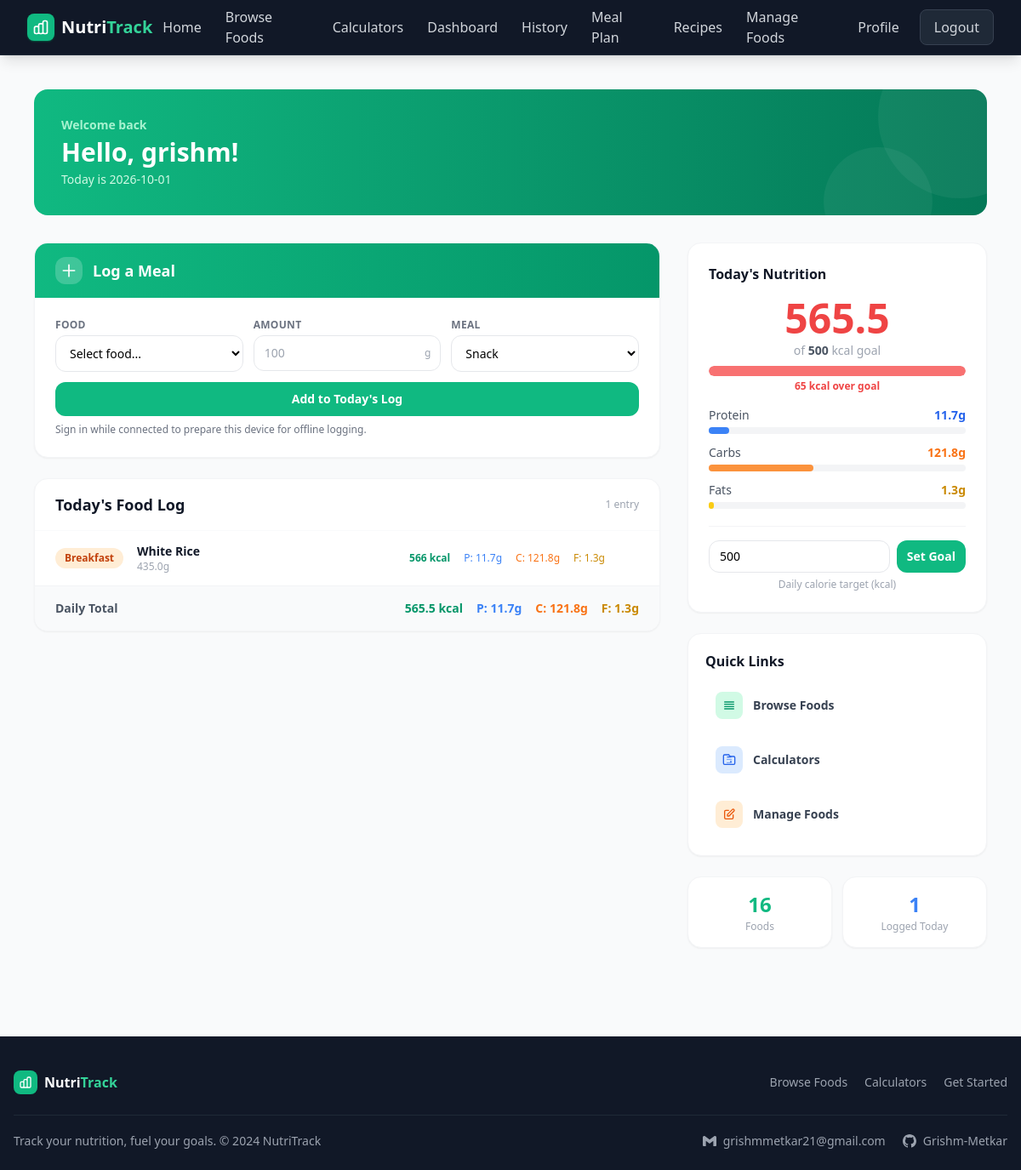
The app's page /dashboard (signed in) with its own data.
### tables this page shows
CREATE TABLE users (
                id INTEGER PRIMARY KEY AUTOINCREMENT,
                username TEXT UNIQUE NOT NULL,
                email TEXT UNIQUE NOT NULL,
                password TEXT NOT NULL
            , calorie_goal INTEGER DEFAULT 2000, reminder_enabled INTEGER NOT NULL DEFAULT 0, reminder_time TEXT NOT NULL DEFAULT '20:00');

CREATE TABLE food_logs (
                id INTEGER PRIMARY KEY AUTOINCREMENT,
                user_id INTEGER NOT NULL,
                food_id INTEGER NOT NULL,
                grams REAL NOT NULL,
                meal_type TEXT NOT NULL DEFAULT 'Snack',
                date TEXT NOT NULL,
                logged_at DATETIME DEFAULT CURRENT_TIMESTAMP, client_id TEXT,
                FOREIGN KEY (user_id) REFERENCES users(id),
                FOREIGN KEY (food_id) REFERENCES foods(id)
            );

CREATE TABLE foods (
                id INTEGER PRIMARY KEY AUTOINCREMENT,
                name TEXT NOT NULL,
                calories REAL NOT NULL,
                protein REAL NOT NULL,
                carbs REAL NOT NULL,
                fats REAL NOT NULL,
                category TEXT NOT NULL,
                description TEXT
            , external_code TEXT, source TEXT NOT NULL DEFAULT 'local');

### app.py (the view)
@app.route("/dashboard")
@login_required
def dashboard():
    db = get_db()
    today = date.today().isoformat()
    total_foods = db.execute("SELECT COUNT(*) FROM foods").fetchone()[0]
    categories = db.execute("SELECT COUNT(DISTINCT category) FROM foods").fetchone()[0]
    all_foods = db.execute("SELECT * FROM foods ORDER BY name").fetchall()
    user = db.execute("SELECT calorie_goal FROM users WHERE id=?", [session["user_id"]]).fetchone()
    calorie_goal = user["calorie_goal"] if user and user["calorie_goal"] else 2000
    logs = db.execute("""
        SELECT fl.id, fl.grams, fl.meal_type, fl.logged_at,
               f.name, f.calories, f.protein, f.carbs, f.fats
        FROM food_logs fl
        JOIN foods f ON fl.food_id = f.id
        WHERE fl.user_id = ? AND fl.date = ?
        ORDER BY fl.logged_at ASC
    """, [session["user_id"], today]).fetchall()
    totals = {"calories": 0, "protein": 0, "carbs": 0, "fats": 0}
    for log in logs:
        factor = log["grams"] / 100
        totals["calories"] += log["calories"] * factor
        totals["protein"] += log["protein"] * factor
        totals["carbs"] += log["carbs"] * factor
        totals["fats"] += log["fats"] * factor
    totals = {k: round(v, 1) for k, v in totals.items()}
    return render_template("dashboard.html",
        total_foods=total_foods,
        categories=categories,
        all_foods=all_foods,
        logs=logs,
        totals=totals,
        today=today,
        calorie_goal=calorie_goal
    )

### app.py (called while the page is built)
def get_db():
    db = getattr(g, "_database", None)
    if db is None:
        db = g._database = sqlite3.connect(DATABASE)
        db.row_factory = sqlite3.Row
    return db

@app.teardown_appcontext
def close_connection(exception):
    db = getattr(g, "_database", None)
    if db is not None:
        db.close()

def login_required(f):
    from functools import wraps
    @wraps(f)
    def decorated(*args, **kwargs):
        if "user_id" not in session:
            flash("Please log in to access this page.", "warning")
            return redirect(url_for("login"))
        return f(*args, **kwargs)
    return decorated

### templates/dashboard.html (shortened to what this page needs)
{% extends "base.html" %}
{% block content %}
<div class="max-w-6xl mx-auto px-4 py-10">
  <div class="bg-gradient-to-r from-emerald-500 to-emerald-700 rounded-2xl p-8 text-white mb-8 relative overflow-hidden">
    <div class="absolute right-0 top-0 w-48 h-48 bg-white/5 rounded-full -translate-y-16 translate-x-16"></div>
    <div class="absolute right-16 bottom-0 w-32 h-32 bg-white/5 rounded-full translate-y-12"></div>
    <div class="relative">
      <p class="text-emerald-200 text-sm font-semibold mb-1">Welcome back</p>
      <h1 class="text-3xl font-extrabold mb-1">Hello, {{ session.username }}!</h1>
      <p class="text-emerald-100 text-sm">Today is {{ today }}</p>
    </div>
  </div>
  <div class="grid lg:grid-cols-3 gap-8">
    <div class="lg:col-span-2 space-y-6">
      <div class="bg-white rounded-2xl shadow-sm border border-gray-100 overflow-hidden">
        <div class="bg-gradient-to-r from-emerald-500 to-emerald-600 px-6 py-4 flex items-center gap-3">
          <div class="w-8 h-8 bg-white/20 rounded-xl flex items-center justify-center">
            <svg class="w-5 h-5 text-white" fill="none" stroke="currentColor" viewBox="0 0 24 24">
              <path stroke-linecap="round" stroke-linejoin="round" stroke-width="2" d="M12 4v16m8-8H4"/>
            </svg>
          </div>
          <h2 class="text-white font-bold text-lg">Log a Meal</h2>
        </div>
        <form method="POST" action="/log-food" class="p-6">
          <div class="grid sm:grid-cols-3 gap-3 mb-3">
            <div class="sm:col-span-1">
              <label class="block text-xs font-semibold text-gray-500 mb-1 uppercase tracking-wide">Food</label>
              <select name="food_id" data-offline-foods required
                class="w-full border border-gray-200 rounded-xl px-3 py-2.5 text-sm focus:outline-none focus:ring-2 focus:ring-emerald-400 bg-white">
                <option value="">Select food...</option>
              </select>
            </div>
            <div>
              <label class="block text-xs font-semibold text-gray-500 mb-1 uppercase tracking-wide">Amount</label>
              <div class="relative">
                <input type="number" name="grams" min="1" max="2000" step="1" placeholder="100" required
                  class="w-full border border-gray-200 rounded-xl px-3 py-2.5 pr-8 text-sm focus:outline-none focus:ring-2 focus:ring-emerald-400"/>
                <span class="absolute right-3 top-1/2 -translate-y-1/2 text-gray-400 text-xs font-medium">g</span>
              </div>
            </div>
            <div>
              <label class="block text-xs font-semibold text-gray-500 mb-1 uppercase tracking-wide">Meal</label>
              <select name="meal_type"
                class="w-full border border-gray-200 rounded-xl px-3 py-2.5 text-sm focus:outline-none focus:ring-2 focus:ring-emerald-400 bg-white">
                <option value="Snack" selected>Snack</option>
              </select>
            </div>
          </div>
          <button type="submit" class="w-full bg-emerald-500 hover:bg-emerald-600 text-white font-bold py-2.5 rounded-xl transition-colors text-sm">
            Add to Today's Log
          </button>
          <p id="offline-log-status" class="text-xs text-gray-500 mt-2" aria-live="polite"></p>
        </form>
      </div>
      <div class="bg-white rounded-2xl shadow-sm border border-gray-100 overflow-hidden">
        <div class="px-6 py-4 border-b border-gray-50 flex justify-between items-center">
          <h2 class="font-bold text-gray-900 text-lg">Today's Food Log</h2>
          <span class="text-xs text-gray-400 font-medium">{{ logs|length }} entr{% if logs|length == 1 %}y{% else %}ies{% endif %}</span>
        </div>
        {% if logs %}
          {% set meal_order = ['Breakfast', 'Lunch', 'Dinner', 'Snack'] %}
          {% set meal_colors = {'Breakfast': 'bg-orange-100 text-orange-700', 'Lunch': 'bg-blue-100 text-blue-700', 'Dinner': 'bg-purple-100 text-purple-700', 'Snack': 'bg-gray-100 text-gray-600'} %}
          <div class="divide-y divide-gray-50">
            {% for log in logs %}
            <div class="flex items-center gap-4 px-6 py-3.5 hover:bg-gray-50 transition-colors group">
              <span class="text-xs font-semibold px-2.5 py-1 rounded-full w-20 text-center flex-shrink-0
                {% if log['meal_type'] == 'Breakfast' %}bg-orange-100 text-orange-700
                {% elif log['meal_type'] == 'Lunch' %}bg-blue-100 text-blue-700
                {% elif log['meal_type'] == 'Dinner' %}bg-purple-100 text-purple-700
                {% else %}bg-gray-100 text-gray-600{% endif %}">
                {{ log['meal_type'] }}
              </span>
              <div class="flex-1 min-w-0">
                <div class="font-semibold text-gray-900 text-sm">{{ log['name'] }}</div>
                <div class="text-xs text-gray-400">{{ log['grams'] }}g</div>
              </div>
              <div class="flex items-center gap-4 text-xs font-medium flex-shrink-0">
                <span class="text-emerald-600 font-bold">{{ (log['calories'] * log['grams'] / 100)|round(0)|int }} kcal</span>
                <span class="text-blue-500 hidden sm:inline">P: {{ (log['protein'] * log['grams'] / 100)|round(1) }}g</span>
                <span class="text-orange-500 hidden sm:inline">C: {{ (log['carbs'] * log['grams'] / 100)|round(1) }}g</span>
                <span class="text-yellow-600 hidden sm:inline">F: {{ (log['fats'] * log['grams'] / 100)|round(1) }}g</span>
              </div>
              <form method="POST" action="/log-food/delete/{{ log['id'] }}" class="flex-shrink-0">
              </form>
            </div>
            {% endfor %}
          </div>
          <div class="px-6 py-4 bg-gray-50 border-t border-gray-100">
            <div class="flex justify-between items-center">
              <span class="text-sm font-bold text-gray-600">Daily Total</span>
              <div class="flex gap-4 text-sm font-bold">
                <span class="text-emerald-600">{{ totals.calories }} kcal</span>
                <span class="text-blue-500">P: {{ totals.protein }}g</span>
                <span class="text-orange-500">C: {{ totals.carbs }}g</span>
                <span class="text-yellow-600">F: {{ totals.fats }}g</span>
              </div>
            </div>
          </div>
        {% endif %}
      </div>
    </div>
    <div class="space-y-6">
      <div class="bg-white rounded-2xl shadow-sm border border-gray-100 p-6">
        <h3 class="font-bold text-gray-900 mb-4">Today's Nutrition</h3>
        {% set goal_pct = [totals.calories / calorie_goal * 100, 100]|min|int %}
        {% set remaining = calorie_goal - totals.calories %}
        <div class="text-center mb-2">
          <div class="text-5xl font-extrabold {% if totals.calories > calorie_goal %}text-red-500{% else %}text-emerald-500{% endif %}">
            {{ totals.calories }}
          </div>
          <div class="text-gray-400 text-sm mt-1">of <strong class="text-gray-600">{{ calorie_goal }}</strong> kcal goal</div>
        </div>
        <div class="mb-1">
          <div class="h-3 bg-gray-100 rounded-full overflow-hidden">
            <div class="h-3 rounded-full transition-all {% if totals.calories > calorie_goal %}bg-red-400{% elif goal_pct > 80 %}bg-yellow-400{% else %}bg-emerald-500{% endif %}"
              style="width: {{ goal_pct }}%"></div>
          </div>
        </div>
        <p class="text-xs text-center mb-4
          {% if remaining < 0 %}text-red-500 font-semibold{% else %}text-gray-400{% endif %}">
          {% if remaining >= 0 %}{{ remaining|int }} kcal remaining{% else %}{{ (remaining * -1)|int }} kcal over goal{% endif %}
        </p>
        <div class="space-y-3">
          <div>
            <div class="flex justify-between text-sm mb-1">
              <span class="text-gray-600 font-medium">Protein</span>
              <span class="font-bold text-blue-600">{{ totals.protein }}g</span>
            </div>
            <div class="h-2 bg-gray-100 rounded-full">
              <div class="h-2 bg-blue-500 rounded-full transition-all" style="width: {{ [totals.protein / 1.5, 100]|min }}%"></div>
            </div>
          </div>
          <div>
            <div class="flex justify-between text-sm mb-1">
              <span class="text-gray-600 font-medium">Carbs</span>
              <span class="font-bold text-orange-500">{{ totals.carbs }}g</span>
            </div>
            <div class="h-2 bg-gray-100 rounded-full">
              <div class="h-2 bg-orange-400 rounded-full transition-all" style="width: {{ [totals.carbs / 3, 100]|min }}%"></div>
            </div>
          </div>
          <div>
            <div class="flex justify-between text-sm mb-1">
              <span class="text-gray-600 font-medium">Fats</span>
              <span class="font-bold text-yellow-600">{{ totals.fats }}g</span>
            </div>
            <div class="h-2 bg-gray-100 rounded-full">
              <div class="h-2 bg-yellow-400 rounded-full transition-all" style="width: {{ [totals.fats / 0.7, 100]|min }}%"></div>
            </div>
          </div>
        </div>
        <form method="POST" action="/set-goal" class="mt-5 pt-4 border-t border-gray-100 flex gap-2">
          <input type="number" name="calorie_goal" value="{{ calorie_goal }}" min="500" max="10000" step="50"
            class="flex-1 border border-gray-200 rounded-xl px-3 py-2 text-sm focus:outline-none focus:ring-2 focus:ring-emerald-400"/>
          <button type="submit" class="bg-emerald-500 hover:bg-emerald-600 text-white font-semibold px-3 py-2 rounded-xl text-sm transition-colors whitespace-nowrap">
            Set Goal
          </button>
        </form>
        <p class="text-xs text-gray-400 mt-1.5 text-center">Daily calorie target (kcal)</p>
      </div>
      <div class="bg-white rounded-2xl shadow-sm border border-gray-100 p-5">
        <h3 class="font-bold text-gray-900 mb-3">Quick Links</h3>
        <div class="space-y-2">
          <a href="/foods" class="flex items-center gap-3 p-3 rounded-xl hover:bg-emerald-50 transition-colors group">
            <div class="w-8 h-8 bg-emerald-100 group-hover:bg-emerald-500 rounded-lg flex items-center justify-center transition-colors">
              <svg class="w-4 h-4 text-emerald-600 group-hover:text-white transition-colors" fill="none" stroke="currentColor" viewBox="0 0 24 24">
                <path stroke-linecap="round" stroke-linejoin="round" stroke-width="2" d="M4 6h16M4 10h16M4 14h16M4 18h16"/>
              </svg>
            </div>
            <span class="text-sm font-semibold text-gray-700 group-hover:text-emerald-700">Browse Foods</span>
          </a>
          <a href="/calculators" class="flex items-center gap-3 p-3 rounded-xl hover:bg-blue-50 transition-colors group">
            <div class="w-8 h-8 bg-blue-100 group-hover:bg-blue-500 rounded-lg flex items-center justify-center transition-colors">
            </div>
            <span class="text-sm font-semibold text-gray-700 group-hover:text-blue-700">Calculators</span>
          </a>
          <a href="/manage-foods" class="flex items-center gap-3 p-3 rounded-xl hover:bg-orange-50 transition-colors group">
            <div class="w-8 h-8 bg-orange-100 group-hover:bg-orange-500 rounded-lg flex items-center justify-center transition-colors">
            </div>
            <span class="text-sm font-semibold text-gray-700 group-hover:text-orange-700">Manage Foods</span>
          </a>
        </div>
      </div>
      <div class="grid grid-cols-2 gap-3">
        <div class="bg-white rounded-2xl p-4 shadow-sm border border-gray-100 text-center">
          <div class="text-2xl font-extrabold text-emerald-500">{{ total_foods }}</div>
          <div class="text-gray-400 text-xs mt-0.5">Foods</div>
        </div>
        <div class="bg-white rounded-2xl p-4 shadow-sm border border-gray-100 text-center">
          <div class="text-2xl font-extrabold text-blue-500">{{ logs|length }}</div>
          <div class="text-gray-400 text-xs mt-0.5">Logged Today</div>
        </div>
      </div>
    </div>
  </div>
</div>
{% endblock %}

### records on screen
users: username "grishm", calorie_goal "500"
food_logs: meal_type "Breakfast", name "White Rice", grams "435.0"
foods: (log['calories']*log['grams']/100)|round(0)|int "566", (log['protein']*log['grams']/100)|round(1) "11.7", (log['carbs']*log['grams']/100)|round(1) "121.8", (log['fats']*log['grams']/100)|round(1) "1.3"

### other values on screen
{{ logs|length }} "1"
{{ totals.calories }} "565.5"
{{ totals.protein }} "11.7"
{{ totals.carbs }} "121.8"
{{ totals.fats }} "1.3"
{{ (remaining * -1)|int }} "65"
{{ total_foods }} "16"
